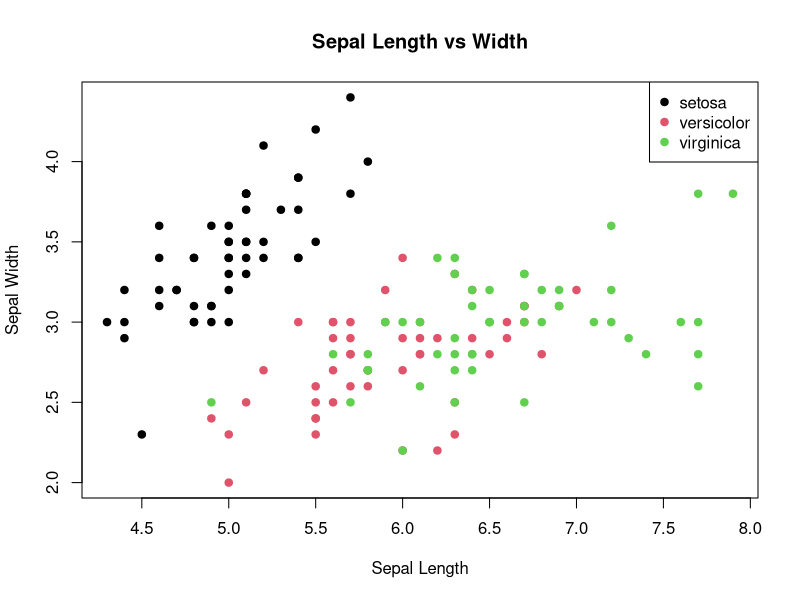

This chart was generated by the following R code:
# ============================================================
#  BCA 4th Semester | R Programming Assignment
#  Student  : Saniya Chauhan
#  Status: Debarred
#  Deadline : 10 April 2026
#bugs fixed :improved output formatting and checks
# ── Q1 [Unit 1] All Data Types with Verification ────────────
cat("===== Q1: R Data Types =====\n")

# Integer
age <- 21L
cat(sprintf("integer   | value: %-8s | is.integer: %s | class: %s\n",
            age, is.integer(age), class(age)))

# Double
height <- 5.9
cat(sprintf("double    | value: %-8s | is.double: %s | class: %s\n",
            height, is.double(height), class(height)))

# Character
name <- "Saniya Chauhan"
cat(sprintf("character | value: %-15s | is.character: %s | nchar: %d\n",
            name, is.character(name), nchar(name)))

# Logical
is_pass <- TRUE
cat(sprintf("logical   | value: %-8s | is.logical: %s | class: %s\n",
            is_pass, is.logical(is_pass), class(is_pass)))

# Complex
z <- 3 + 4i
cat(sprintf("complex   | value: %-8s | Mod: %.2f | Arg: %.4f rad\n",
            z, Mod(z), Arg(z)))

# Raw
r <- as.raw(65L)
cat(sprintf("raw       | value: %s | is.raw: %s\n\n",
            r, is.raw(r)))

# Type Conversion Table
cat("Type Conversion Table:\n")
cat(sprintf("  %-10s → integer: %-5s char: %-10s logical: %s\n",
            "3.7", as.integer(3.7), as.character(3.7), as.logical(3.7)))

cat(sprintf("  %-10s → integer: %-5s double: %-10s logical: %s\n",
            "TRUE", as.integer(TRUE), as.double(TRUE), as.logical(TRUE)))

cat(sprintf("  %-10s → double: %-10s logical: %s\n\n",
            '"0"', as.double("0"), as.logical("TRUE")))
# ── Q2 [Unit 2] Matrix Operations ────────────
cat("===== Q2: Matrix Operations =====\n")

M <- matrix(c(2, 4, 1,
              7, 3, 8,
              5, 6, 9),
            nrow = 3, ncol = 3, byrow = TRUE)

cat("Matrix M:\n")
print(M)

# Transpose
cat("\nTranspose of M:\n")
print(t(M))

# Row & Column operations
cat("\nRow Sums  :", rowSums(M), "\n")
cat("Col Sums  :", colSums(M), "\n")
cat("Row Means :", rowMeans(M), "\n")
cat("Col Means :", colMeans(M), "\n")

# Basic operations
cat("\nM × 5:\n")
print(M * 5)

cat("\nElement-wise Square (M^2):\n")
print(M ^ 2)

# Matrix multiplication
cat("\nMatrix Multiplication (M × M):\n")
print(M %*% M)

# Determinant
det_M <- det(M)
cat(sprintf("\nDeterminant of M: %.2f\n", det_M))

# Inverse (if possible)
if (abs(det_M) > 1e-10) {
  inv_M <- solve(M)
  cat("\nInverse of M:\n")
  print(round(inv_M, 4))
}

# Diagonal & Trace
cat(sprintf("\nMain Diagonal: %s\n", paste(diag(M), collapse = ", ")))
cat(sprintf("Trace (sum of diagonal): %d\n\n", sum(diag(M))))
# ── Q3 [Unit 2] iris Dataset ────────────
cat("===== Q3: iris Dataset =====\n")

data(iris)

# Basic info
cat("Total Rows:", nrow(iris), "\n")
cat("Total Columns:", ncol(iris), "\n")

# Species count
cat("\nSpecies Count:\n")
print(table(iris$Species))

# Summary of Sepal Length
cat("\nSummary of Sepal Length:\n")
print(summary(iris$Sepal.Length))

# Scatter Plot
plot(iris$Sepal.Length, iris$Sepal.Width,
     col = as.numeric(iris$Species),
     pch = 19,
     main = "Sepal Length vs Width",
     xlab = "Sepal Length",
     ylab = "Sepal Width")

legend("topright",
       legend = levels(iris$Species),
       col = 1:3,
       pch = 19)

# Correlation
cat("\nCorrelation (Sepal Length vs Width):\n")
print(cor(iris$Sepal.Length, iris$Sepal.Width))

# ── Q4 [Unit 3] Star Patterns ────────────
cat("===== Q4: Star Patterns =====\n")

rows <- 5

# 1. Right Triangle
cat("\nPattern 1: Right Triangle\n")
for(i in 1:rows){
  cat(strrep("* ", i), "\n")
}

# 2. Inverted Triangle
cat("\nPattern 2: Inverted Triangle\n")
for(i in rows:1){
  cat(strrep("* ", i), "\n")
}

# 3. Pyramid
cat("\nPattern 3: Pyramid\n")
for(i in 1:rows){
  cat(strrep(" ", rows-i))
  cat(strrep("* ", i), "\n")
}

# 4. Diamond
cat("\nPattern 4: Diamond\n")
for(i in 1:rows){
  cat(strrep(" ", rows-i))
  cat(strrep("* ", i), "\n")
}
for(i in (rows-1):1){
  cat(strrep(" ", rows-i))
  cat(strrep("* ", i), "\n")
}

# 5. Number Triangle
cat("\nPattern 5: Number Triangle\n")
for(i in 1:rows){
  for(j in 1:i){
    cat(j, " ")
  }
  cat("\n")
}

# 6. Pascal's Triangle
cat("\nPattern 6: Pascal Triangle\n")

pascal <- function(n){
  row <- 1
  for(i in 1:n){
    cat(strrep(" ", n-i))
    cat(paste(row, collapse=" "), "\n")
    row <- c(0, row) + c(row, 0)
  }
}

pascal(rows)
